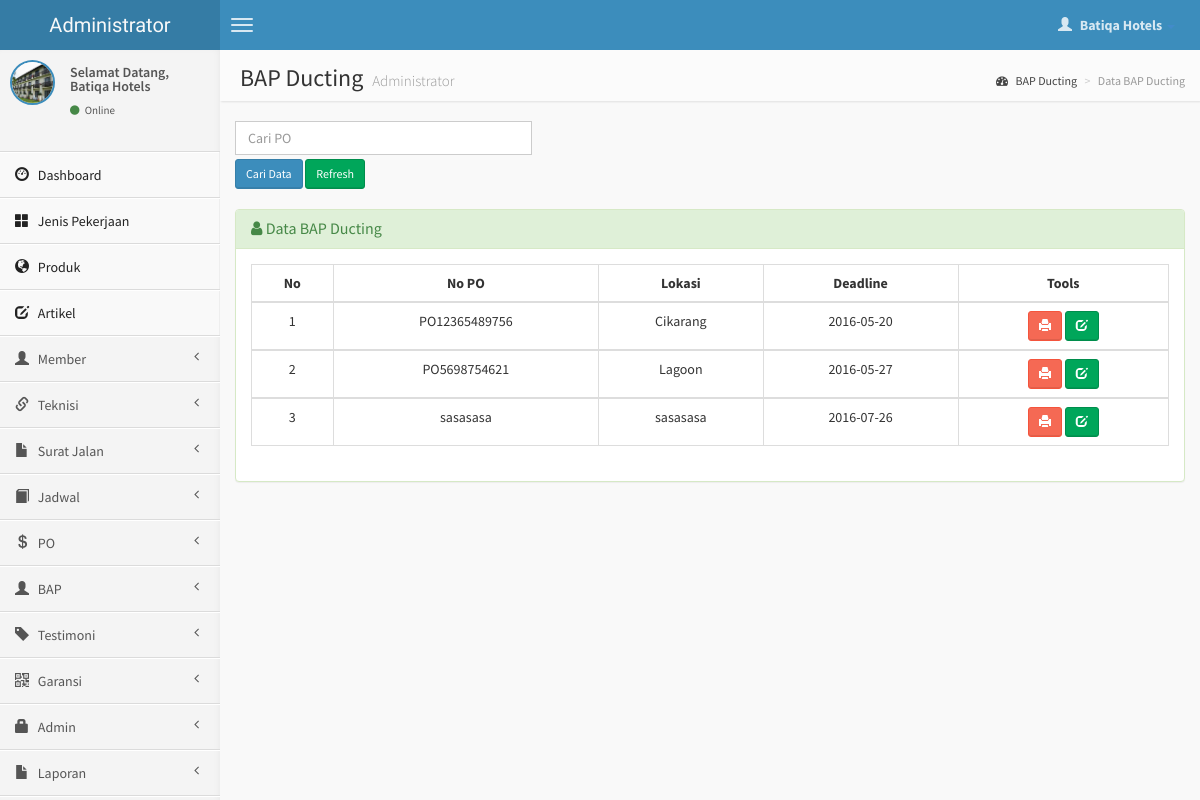
/admin/po-ducting.php (signed in), run on the app's committed database.
### tables this page shows
CREATE TABLE `po` (
  `id_order` int(10) NOT NULL,
  `no_po` varchar(30) NOT NULL,
  `id_jenis` int(4) NOT NULL,
  `id_member` int(4) NOT NULL,
  `lokasi` varchar(200) NOT NULL,
  `rincian` varchar(600) NOT NULL,
  `unit` varchar(10) NOT NULL,
  `qty` varchar(10) NOT NULL,
  `harga` int(11) NOT NULL,
  `tgl_order` date NOT NULL,
  `tgl_selesai` date NOT NULL,
  `status` varchar(15) NOT NULL
);

### admin/po-ducting.php (the view, shortened to what this page needs)
<?php
if (empty($_SESSION['username'])){
	header('location:../index.php');
} else {
?>
<!DOCTYPE html>
<html>
    <head>
        <link href="../dist/css/bootstrap.css" rel="stylesheet" type="text/css" />
        <link href="//cdnjs.cloudflare.com/ajax/libs/font-awesome/4.1.0/css/font-awesome.min.css" rel="stylesheet" type="text/css" />
        <link href="//code.ionicframework.com/ionicons/1.5.2/css/ionicons.min.css" rel="stylesheet" type="text/css" />
        <link href="../css/morris/morris.css" rel="stylesheet" type="text/css" />
        <link href="../css/jvectormap/jquery-jvectormap-1.2.2.css" rel="stylesheet" type="text/css" />
        <link href="../css/datepicker/datepicker3.css" rel="stylesheet" type="text/css" />
        <link href="../css/daterangepicker/daterangepicker-bs3.css" rel="stylesheet" type="text/css" />
        <link href="../css/bootstrap-wysihtml5/bootstrap3-wysihtml5.min.css" rel="stylesheet" type="text/css" />
        <link href="../css/AdminLTE.css" rel="stylesheet" type="text/css" />
        <link rel="stylesheet" href="datatables/dataTables.bootstrap.css"/>
    </head>
    <body class="skin-blue">
        <header class="header">
            <a href="index.php" class="logo">
                Administrator
            </a>
            <nav class="navbar navbar-static-top" role="navigation">
                <a href="#" class="navbar-btn sidebar-toggle" data-toggle="offcanvas" role="button">
                    <span class="icon-bar"></span>
                    <span class="icon-bar"></span>
                    <span class="icon-bar"></span>
                </a>
                <div class="navbar-right">
                    <ul class="nav navbar-nav">
                        <li class="dropdown user user-menu">
                            <a href="#" class="dropdown-toggle" data-toggle="dropdown">
                                <i class="glyphicon glyphicon-user"></i>
                                <span><?php echo $_SESSION['fullname']; ?> <i class="caret"></i></span>
                            </a>
<?php } ?>
                        </li>
                    </ul>
                </div>
            </nav>
        </header>
        <div class="wrapper row-offcanvas row-offcanvas-left">
            <aside class="left-side sidebar-offcanvas">
                <section class="sidebar">
                    <div class="user-panel">
                        <div class="pull-left image">
                            <img src="<?php echo $_SESSION['gambar']; ?>" class="img-circle" alt="User Image" style="border: 2px solid #3C8DBC;" />
                        </div>
                        <div class="pull-left info">
                            <p>Selamat Datang,<br /><?php echo $_SESSION['fullname']; ?></p>
                            <a href="#"><i class="fa fa-circle text-success"></i> Online</a>
                        </div>
                    </div>
                    <?php include "menu.php"; ?>
                </section>
            </aside>
            <aside class="right-side">
                <section class="content-header">
                    <h1>
                        BAP Ducting
                        <small>Administrator</small>
                    </h1>
                    <ol class="breadcrumb">
                        <li><a href="#"><i class="fa fa-dashboard"></i> BAP Ducting</a></li>
                        <li class="active">Data BAP Ducting</li>
                    </ol>
                </section>
                <section class="content">
                    <div class="row">
              <div class="col-lg-4">
              <form action='po-ducting.php' method="POST">
	       <input type='text' class="form-control" style="margin-bottom: 4px;" name='qcari' placeholder='Cari PO ' required />
           <input type='submit' value='Cari Data' class="btn btn-sm btn-primary" /> <a href='po-ducting.php' class="btn btn-sm btn-success" >Refresh</i></a>
          	</div>
              </div>
                    <br />
                    <div class="row">
                        <div class="col-lg-12">
                    <div class="panel panel-success">
                        <div class="panel-heading">
                        <h3 class="panel-title"><i class="fa fa-user"></i> Data BAP Ducting </h3>
                        </div>
                        <div class="panel-body">
                    <?php
                    $a=3;
                    $b=4;
                    $query1="select * from po where id_jenis like '%$a%'
	               or id_jenis like '%$b%'";
                    $tampil=mysqli_query($koneksi, $query1) or die(mysqli_error());
                    ?>
                  <table id="example" class="table table-hover table-bordered">
                  <thead>
                      <tr>
                        <th><center>No </center></th>
                        <th><center>No PO </center></th>
                        <th><center>Lokasi</center></th>
                        <th><center>Deadline</center></th>
                        <th><center>Tools</center></th>
                      </tr>
                  </thead>
                     <?php
                     $no=0;
                     while($data=mysqli_fetch_array($tampil))
                    { $no++; ?>
                    <tbody>
                    <tr>
                    <td><center><?php echo $no; ?></center></td>
                    <td><center><?php echo $data['no_po'];?></center></td>
                    <td><center><?php echo $data['lokasi'];?></center></td>
                    <td><center><?php echo $data['tgl_selesai'];?></center></td>
                    <td><center><div id="thanks"><a class="btn btn-sm btn-danger" data-placement="bottom" data-toggle="tooltip" title="Print BAP" href="detail-ducting.php?hal=edit&kd=<?php echo $data['no_po'];?>"><span class="glyphicon glyphicon-print"></span></a>
                    <a class="btn btn-sm btn-success" data-placement="bottom" data-toggle="tooltip" title="Input BAP" href="input-bap.php?hal=edit&kd=<?php echo $data['no_po'];?>"><span class="glyphicon glyphicon-edit"></span></a></center></td></tr></div>
                 <?php
              }
              ?>
              </div>
              </div>
    </body>
</html>

### data on the page
po: no_po "PO12365489756", lokasi "Cikarang", tgl_selesai "2016-05-20"
po: no_po "PO5698754621", lokasi "Lagoon", tgl_selesai "2016-05-27"
po: no_po "sasasasa", lokasi "sasasasa", tgl_selesai "2016-07-26"

### other printed values
$_SESSION['fullname'] "Batiqa Hotels"
